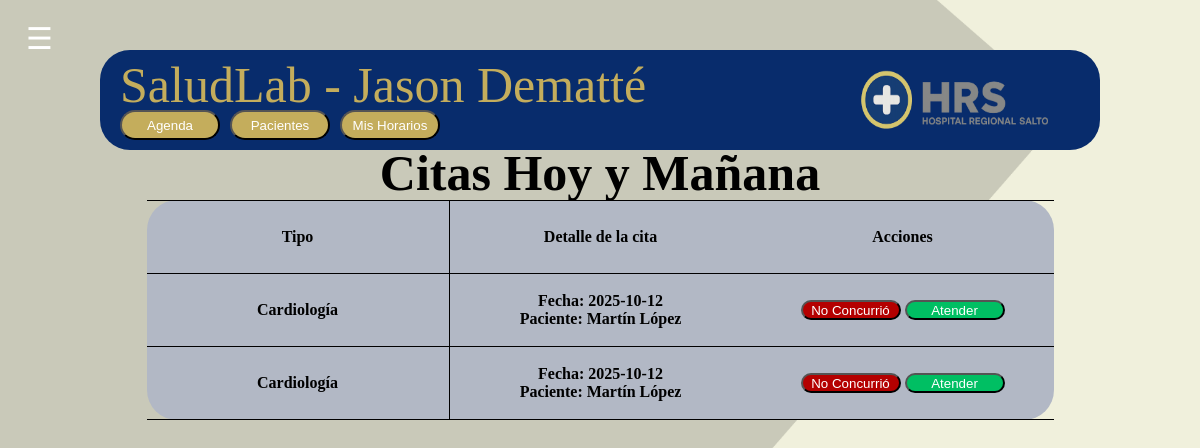
Page /Doctores/Pag_Medico.php (signed in) on the committed database.
### tables this page shows
CREATE TABLE `doctor` (
  `Cedula_D` int(11) NOT NULL,
  `Nombre_D` varchar(50) DEFAULT NULL,
  `Correo` varchar(50) DEFAULT NULL,
  `His_med` varchar(1000) DEFAULT NULL,
  `Tel` varchar(15) DEFAULT NULL,
  `Contraseña_D` varchar(10) DEFAULT NULL,
  `ID_Administrador` int(11) DEFAULT NULL,
  `Usuario_D` varchar(50) DEFAULT NULL
);

CREATE TABLE `consulta` (
  `ID_Consulta` int(11) NOT NULL,
  `Cedula_D` int(11) NOT NULL,
  `ID_Especialidad` int(11) NOT NULL,
  `Fecha_Consulta` date NOT NULL,
  `Horario` time NOT NULL,
  `Cedula_P` int(11) DEFAULT NULL,
  `Estado` enum('Disponible','Ocupado','Cancelado') NOT NULL DEFAULT 'Disponible'
);

CREATE TABLE `especialidad` (
  `ID_Especialidad` int(11) NOT NULL,
  `Nom_Especialidad` varchar(100) DEFAULT NULL,
  `Cedula_D` int(11) DEFAULT NULL,
  `Descripcion` varchar(1000) DEFAULT NULL,
  `Fecha_Esp` date DEFAULT NULL
);

CREATE TABLE `paciente` (
  `Cedula_P` int(11) NOT NULL,
  `Nombre_P` varchar(100) DEFAULT NULL,
  `Fecha_Nac` date DEFAULT NULL,
  `Sexo` varchar(10) DEFAULT NULL,
  `Correo` varchar(50) DEFAULT NULL,
  `His_med` varchar(1000) DEFAULT NULL,
  `Tel` varchar(15) DEFAULT NULL,
  `Contraseña_P` varchar(10) DEFAULT NULL,
  `Usuario_P` varchar(50) DEFAULT NULL
);

### Doctores/Pag_Medico.php (the view, shortened to what this page needs)
<?php
include '../Base de datos/Conexion.php';
$usuario_sesion = $_SESSION['usuario'];
$stmt = $conn->prepare("SELECT Cedula_D, Nombre_D FROM doctor WHERE Usuario_D=?");
$stmt->bind_param("s", $usuario_sesion);
$stmt->execute();
$result = $stmt->get_result();
if ($result->num_rows === 1) {
    $row = $result->fetch_assoc();
    $cedula_doctor = $row['Cedula_D'];
    $nombre_doctor = $row['Nombre_D'];
} else {
    die("Error: médico no encontrado.");
}
$hoy = date('Y-m-d');
$manana = date('Y-m-d', strtotime('+1 day'));
$sql = "SELECT
            c.ID_Consulta AS Numero,
            c.Fecha_Consulta AS Fecha,
            e.Nom_Especialidad AS Especialidad,
            p.Nombre_P AS Paciente,
            c.Estado
        FROM consulta c
        INNER JOIN especialidad e ON c.ID_Especialidad = e.ID_Especialidad
        LEFT JOIN paciente p ON c.Cedula_P = p.Cedula_P
        WHERE c.Cedula_D = ?
          AND c.Fecha_Consulta BETWEEN ? AND ?
          AND c.Estado = 'Ocupado'
        ORDER BY c.Fecha_Consulta ASC, c.Horario ASC";
$stmt = $conn->prepare($sql);
$stmt->bind_param("iss", $cedula_doctor, $hoy, $manana);
$stmt->execute();
$consultas = $stmt->get_result();
?>
<!DOCTYPE html>
<html lang="es">
<head>
    <link rel="stylesheet" href="SegundaPagina.css">
</head>
<body>
<button class="hamburger" onclick="toggleMenu()">☰</button>
<div class="superior">
    <button onclick="location.href='BuscarPac.php'" class="pac">Pacientes</button>
    <button onclick="location.href='Agenda.html'" class="Boton">Agenda</button>
    <button onclick="location.href='GestionHorarios.php'" class="Boton2">Mis Horarios</button>
    <p class="Texto">SaludLab - <?php echo htmlspecialchars($nombre_doctor); ?></p>
    <img src="../Imagenes/logohospital.png" alt="logo" class="logo">
</div>
<h1 class="Cita">Citas Hoy y Mañana</h1>
<div class="tablas">
    <div class="estilos">
        <table>
            <tr>
                <th class="lateral">Tipo</th>
                <th>Detalle de la cita</th>
                <th class="asistencia">Acciones</th>
            </tr>
            <?php if ($consultas->num_rows > 0): ?>
                <?php while ($cita = $consultas->fetch_assoc()): ?>
                    <tr>
                        <th class="lateral"><?php echo htmlspecialchars($cita['Especialidad']); ?></th>
                        <th>
                            Fecha: <?php echo htmlspecialchars($cita['Fecha']); ?><br>
                            Paciente: <?php echo htmlspecialchars($cita['Paciente']); ?>
                        </th>
                        <th class="asistencia">
                            <form method="post" style="display:inline;">
                                <input type="submit" class="NoConcurrio" value="No Concurrió" onclick="return confirm('¿Eliminar esta cita?');">
                            </form>
                            <form method="get" action="Atender.php" style="display:inline;">
                                <input type="submit" class="Atender" value="Atender">
                            </form>
                        </th>
                    </tr>
                <?php endwhile; ?>
            <?php else: ?>
                <tr><td colspan="3">No hay citas pendientes para hoy o mañana.</td></tr>
            <?php endif; ?>
        </table>
    </div>
</div>
</body>
</html>

### Doctores/SegundaPagina.css (style rules this page uses)
body { align-items: center; text-align: center; justify-content: center; display: flex; background-image: url(../Imagenes/Inicio.png); background-size: cover; background-repeat: no-repeat; background-position: center; background-attachment: fixed; }
.Atender { color: white; width: 100px; height: 20px; background-color:#00bf63; border-radius:10px; }
.superior { position: absolute; top: 50px; display: flex; background-color: #082c6c; height: 100px; width: 1000px; border-radius: 30px; }
.Texto { font-size: 30px; color: #c4ad5c; position: absolute; top: 20px; left: 300px; line-height: 1; }
.logo { position: absolute; height: 60px; width: 190px; right:50px; top :20px; }
.pac { color: white; margin-left: 130px; top: 60px; position: absolute; height: 30px; width: 100px; border-radius: 30px; cursor: pointer; background-color: #c4ad5c; transition: backgroud-color 0.3s ease; }
.Boton { color: white; margin-left: 20px; top: 60px; position: absolute; height: 30px; width: 100px; border-radius: 30px; cursor: pointer; background-color: #c4ad5c; transition: backgroud-color 0.3s ease; }
.Boton2 { color: white; margin-left: 240px; top: 60px; position: absolute; height: 30px; width: 100px; border-radius: 30px; cursor: pointer; background-color: #c4ad5c; transition: backgroud-color 0.3s ease; }
.tablas { display: flex; position: absolute; top: 200px; background-color:#b2b8c5; border-radius: 30px; border-collapse: collapse; }
.Cita { font-family: 'OpenSans'; top: 110px; font-size: 50px; position: absolute; }
tr, th { width: 300px; height: 70px; border: 1px solid black; border-left: none; border-right: none; }
.lateral { border: 1px solid black; border-left: none; border-bottom: none; border-top: none; }
.Texto { font-size: 50px; color: #c4ad5c; position: absolute; top: -40px; margin-left: -280px; }
table { border-collapse: collapse; }
.NoConcurrio { color: white; width: 100px; height: 20px; background-color:rgb(180, 0, 0); border-radius:10px; }
tr { height: 50px; width: 100px; }
.hamburger { font-size: 30px; background: none; border: none; color: white; cursor: pointer; position: absolute; top: 20px; left: 20px; z-index: 1001; }

### rows in the picture
doctor: Nombre_D "Jason Dematté"
consulta: ID_Especialidad.Nom_Especialidad "Cardiología", Fecha_Consulta "2025-10-12", Cedula_P.Nombre_P "Martín López"
consulta: ID_Especialidad.Nom_Especialidad "Cardiología", Fecha_Consulta "2025-10-12", Cedula_P.Nombre_P "Martín López"
